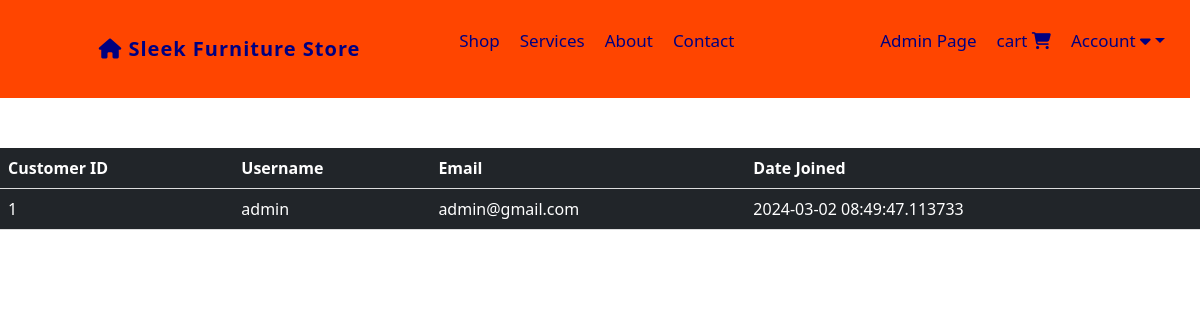
The page /customers (signed in) on the database as committed earlier.
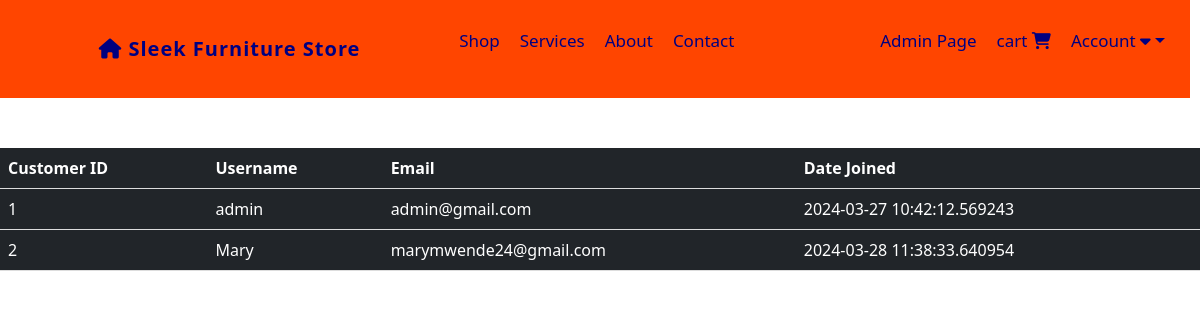
The same page on the database as committed later.
### website/models.py (models this page shows, shortened)
class Customer(db.Model, UserMixin):
    id = db.Column(db.Integer, primary_key=True)
    email = db.Column(db.String(100), unique=True)
    username = db.Column(db.String(100), unique=True)
    password_hash = db.Column(db.String(100), nullable=False)
    date_joined = db.Column(db.DateTime(), default=datetime.utcnow)
    cart_items = db.relationship('Cart', backref=db.backref('customer', lazy=True))
    orders = db.relationship('Order', backref=db.backref('customer', lazy=True))
    @property
    def password(self):
        raise AttributeError('Password is not a readable attribute')

### website/admin.py (the view)
@admin.route('/customers')
@login_required
def display_customers():
    if current_user.id == 1:
        customers = Customer.query.all()
        return render_template('customers.html', customers=customers)
    return render_template('404.html')

### website/__init__.py (called while the page is built)
def create_app():
    app = Flask(__name__)
    app.config['SECRET_KEY'] = 'Marymutiso' #For encrypting session data for auth etc.
    app.config['SQLALCHEMY_DATABASE_URI'] = f'sqlite:///{DB_NAME}'
    migrate = Migrate(app, db)
    db.init_app(app)
    @app.errorhandler(404)
    def page_not_found(error):
        return render_template('404.html'), 404
    login_manager = LoginManager()
    login_manager.init_app(app)
    login_manager.login_view = 'auth.login'
    @login_manager.user_loader
    def load_user(id):
        return Customer.query.get(int(id))
    from .views import views
    from .auth import auth
    from .admin import admin
    from .models import Customer, Product, Cart, Order
    app.register_blueprint(views, url_prefix='/')
    app.register_blueprint(auth, url_prefix='/')
    app.register_blueprint(admin, url_prefix='/')
    return app

### website/templates/customers.html (shortened to what this page needs)
{% extends 'base.html' %}
{% block content%}
<table class="table table-dark table-hover">
    <thead>
        <tr>
            <th scope="col">Customer ID</th>
            <th scope="col">Username</th>
            <th scope="col">Email</th>
            <th scope="col">Date Joined</th>
        </tr>
    </thead>
    <tbody>
        {% for customer in customers %}
        <tr>
        <td>{{ customer.id }}</td>
        <td>{{ customer.username }}</td>
        <td>{{ customer.email }}</td>
        <td>{{ customer.date_joined }}</td>
        </tr>
        {% endfor %}
    </tbody>
</table>
{% endblock %}

Rows that differ between the two databases and show on the page:
changed Customer "admin": date_joined "2024-03-02 08:49:47.113733" → "2024-03-27 10:42:12.569243"
added Customer: id "2", username "Mary", email "marymwende24@gmail.com", date_joined "2024-03-28 11:38:33.640954"
